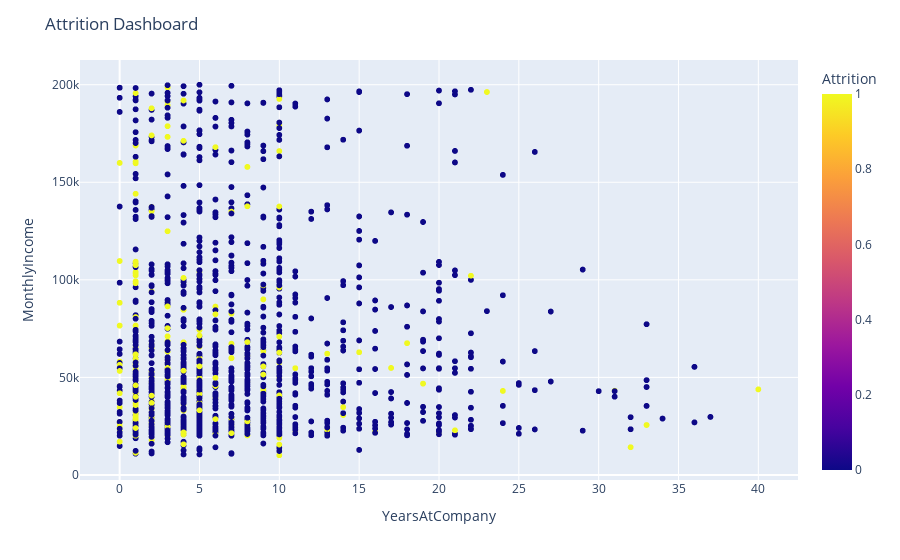

This figure's notebook cell:
### Code cell
# Interactive dashboard using Plotly
fig = px.scatter(df, x='YearsAtCompany', y='MonthlyIncome', color='Attrition', hover_data=['Department', 'JobRole'])
fig.update_layout(title='Attrition Dashboard')
fig.show()

### Figure 1 — Plotly figure (JSON) as saved in the notebook; plotly's stock layout.template omitted (floating-point values rounded to 4 significant figures; data arrays with more than 128 entries replaced by an {"elided": "..."} marker saying what was removed)
{"data": [{"customdata": {"elided": "4410x2 str values"}, "hovertemplate": "YearsAtCompany=%{x}<br>MonthlyIncome=%{y}<br>Department=%{customdata[0]}<br>JobRole=%{customdata[1]}<br>Attrition=%{marker.color}<extra></extra>", "legendgroup": "", "marker": {"color": {"elided": "4410 int values"}, "coloraxis": "coloraxis", "symbol": "circle"}, "mode": "markers", "name": "", "showlegend": false, "type": "scattergl", "x": {"elided": "4410 int values"}, "xaxis": "x", "y": {"elided": "4410 int values"}, "yaxis": "y"}], "layout": {"coloraxis": {"colorbar": {"title": {"text": "Attrition"}}, "colorscale": [[0, "#0d0887"], [0.1111, "#46039f"], [0.2222, "#7201a8"], [0.3333, "#9c179e"], [0.4444, "#bd3786"], [0.5556, "#d8576b"], [0.6667, "#ed7953"], [0.7778, "#fb9f3a"], [0.8889, "#fdca26"], [1, "#f0f921"]]}, "legend": {"tracegroupgap": 0}, "margin": {"t": 60}, "title": {"text": "Attrition Dashboard"}, "xaxis": {"anchor": "y", "domain": [0, 1], "title": {"text": "YearsAtCompany"}}, "yaxis": {"anchor": "x", "domain": [0, 1], "title": {"text": "MonthlyIncome"}}}}
